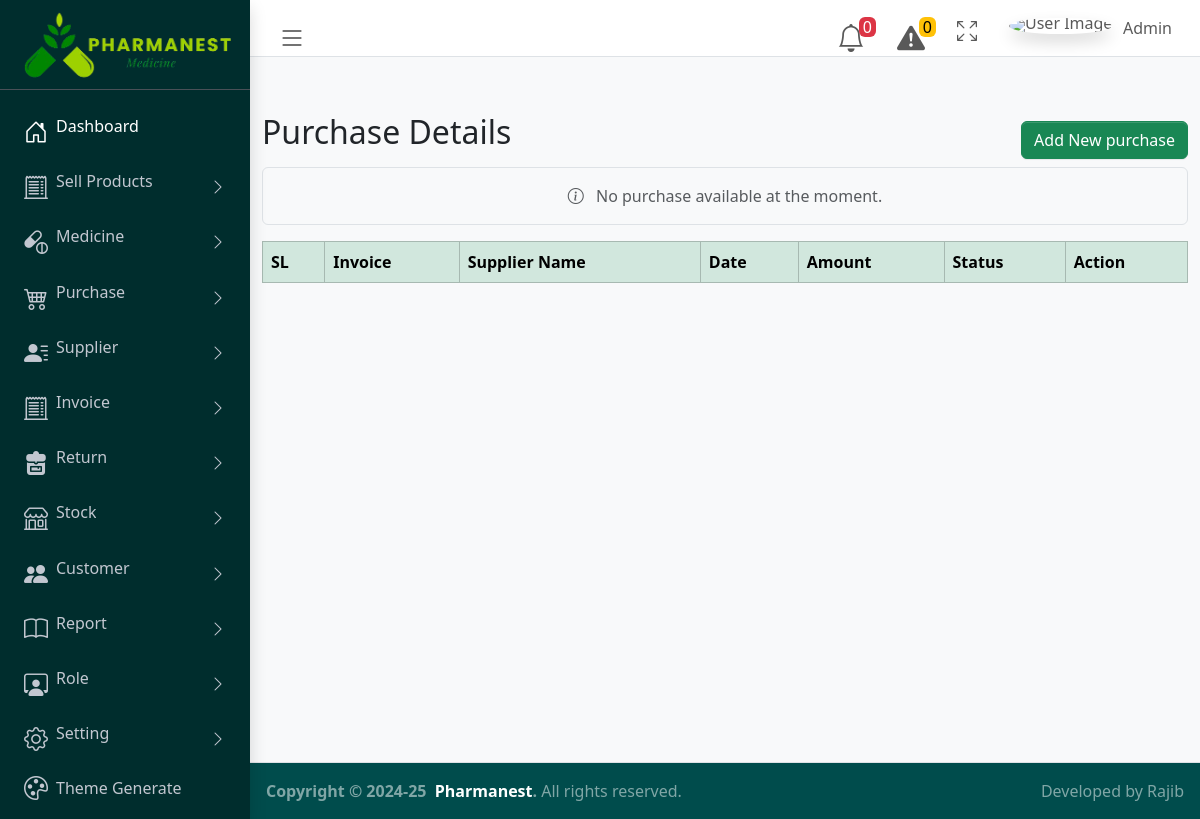
The page /purchase_list.php (signed in) on the database as committed earlier.
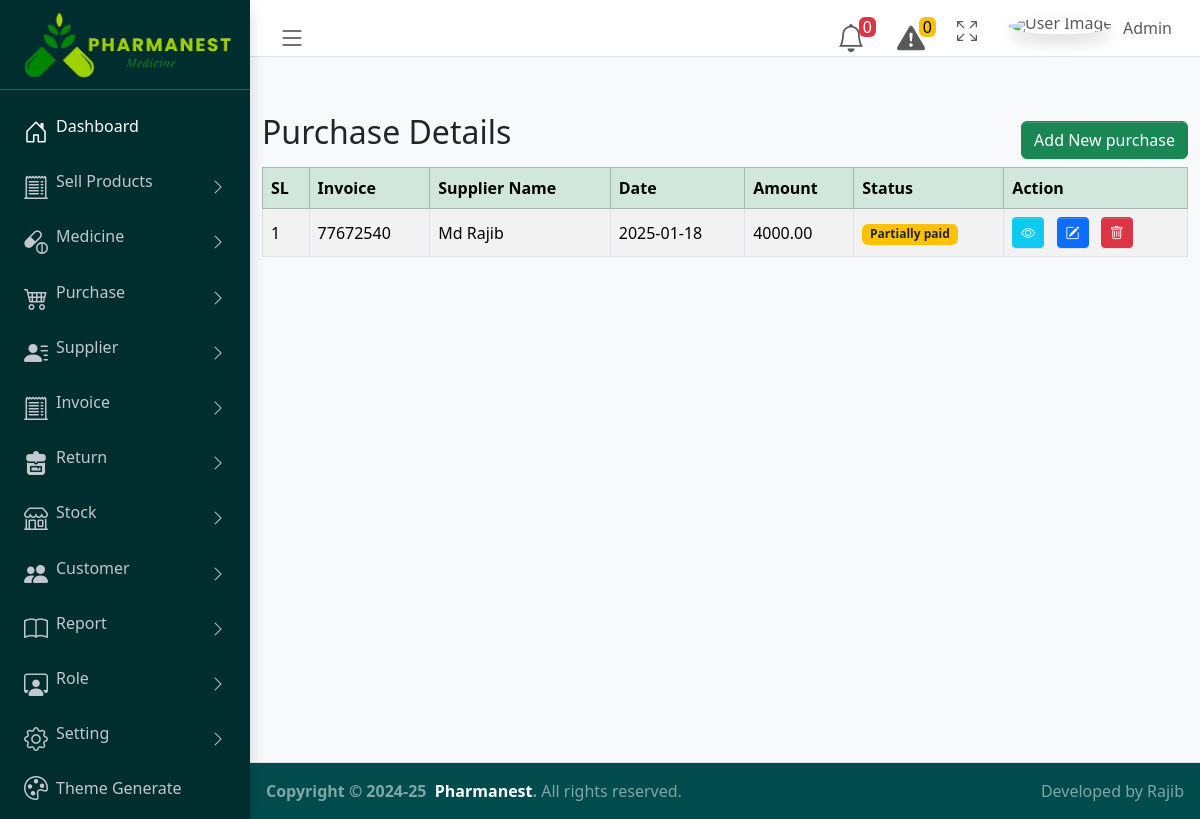
The same page on the database as committed later.
### tables this page shows
CREATE TABLE `purchase_details` (
  `id` int(10) NOT NULL,
  `invoice` int(13) NOT NULL,
  `supp_name` int(11) NOT NULL,
  `purch_date` date NOT NULL,
  `total_amount` double(10,2) NOT NULL,
  `discount` int(5) DEFAULT NULL,
  `receive_amount` double(10,2) DEFAULT NULL,
  `due_amount` double(10,2) DEFAULT NULL,
  `status` int(10) DEFAULT NULL
);

CREATE TABLE `supplier_add` (
  `id` int(10) NOT NULL,
  `supplier_name` varchar(100) NOT NULL,
  `company` varchar(100) NOT NULL,
  `mobile` varchar(15) NOT NULL,
  `email` varchar(100) NOT NULL,
  `address` varchar(200) NOT NULL,
  `city` varchar(100) NOT NULL,
  `state` varchar(100) NOT NULL,
  `balance` double(10,2) DEFAULT NULL,
  `status` int(10) NOT NULL
);

### purchase_list.php (the view, shortened to what this page needs)
<?php require_once './config/config.php'; ?>
<?php include("./pages/common_pages/header.php"); ?>
<?php include("./pages/common_pages/navber.php"); ?>
<?php include("./pages/common_pages/sidebar.php"); ?>
<main class="app-main">
    <div class="container mt-2 mb-5 py-5">
    <div class="d-flex justify-content-between">
        <h2 class="">Purchase Details</h2>
            <div>
            <a href="add_purchase.php" class="btn btn-success d-block my-2" role="button">
        Add New purchase
        </a>
            </div>
        </div>
    <table class="table table-striped table-bordered align-middle">
            <thead class="table-success">
                <tr>
                    <th scope="col">SL</th>
                    <th scope="col">Invoice</th>
                    <th scope="col">Supplier Name</th>
                    <th scope="col">Date</th>
                    <th scope="col">Amount</th>
                    <th scope="col">Status</th>
                    <th scope="col">Action</th>
                </tr>
            </thead>
            <tbody>
                <?php
                    $purchase_status='';
                    $purchase_list = $db->query("SELECT * FROM purchase_details");
                    if($purchase_list->num_rows > 0){
                      $counter = 1;
                      while (list($id,$invoice,$supp_name,$purchase_date,$Total_amount,$discount,$receive_amount,$due_amount,$status) = $purchase_list->fetch_row()) {
                        $sql = "SELECT supplier_name FROM supplier_add WHERE id = $supp_name";
                        $rowSupplier = $db->query($sql);
                        $getSupplier = $rowSupplier->fetch_assoc();
                        $supplier_name = $getSupplier['supplier_name'];
                        if($status == 0) {
                          $purchase_status = "<span class='badge bg-success'>Paid</span>";
                        } elseif($status == 1) {
                          $purchase_status = "<span class='badge bg-danger text-dark'>Unpaid</span>";
                        }else{
                            $purchase_status = "<span class='badge bg-warning text-dark'>Partially paid</span>";
                        }
                              echo "<tr>
                              <td>$counter</td>
                              <td>$invoice</td>
                              <td>$supplier_name</td>
                              <td>$purchase_date</td>
                              <td>$Total_amount</td>
                              <td>$purchase_status</td>
                              <td>
                                    <a href='view_purchase_details.php?id=$id' class='btn btn-info btn-sm text-white me-2' data-bs-toggle='tooltip' title='View'>
                                    <i class='bi bi-eye'></i>
                                    </a>
                                  <a href='edit_purchase_form.php?id=$id'
                                  class='btn btn-primary btn-sm text-white me-2'
                                  data-bs-toggle='tooltip'
                                  title='Edit'>
                                  <i class='bi bi-pencil-square'></i>
                                  </a>
                                  <a href='#' class='btn btn-danger btn-sm text-white' data-bs-toggle='tooltip'
                                  title='Delete'>
                                  <i class='bi bi-trash'></i>
                                  </a>
                              </td>
                          </tr>";
                          $counter++;
                      }
                    }else{
                      echo "
                      <p class='text-center text-muted bg-light py-3 rounded border'>
                        <i class='bi bi-info-circle me-2'></i> No purchase available at the moment.
                      </p>
                          ";
                    }
            ?>
            </tbody>
        </table>
    </div>
</main>
<?php include("./pages/common_pages/footer.php"); ?>

Rows that differ between the two databases and show on the page:
added purchase_details: invoice "77672540", supplier_add.supplier_name "Md Rajib", purch_date "2025-01-18", total_amount "4000.00", status "Partially paid"
Other text that changed with them:
text no longer shown: "No purchase available at the moment."
